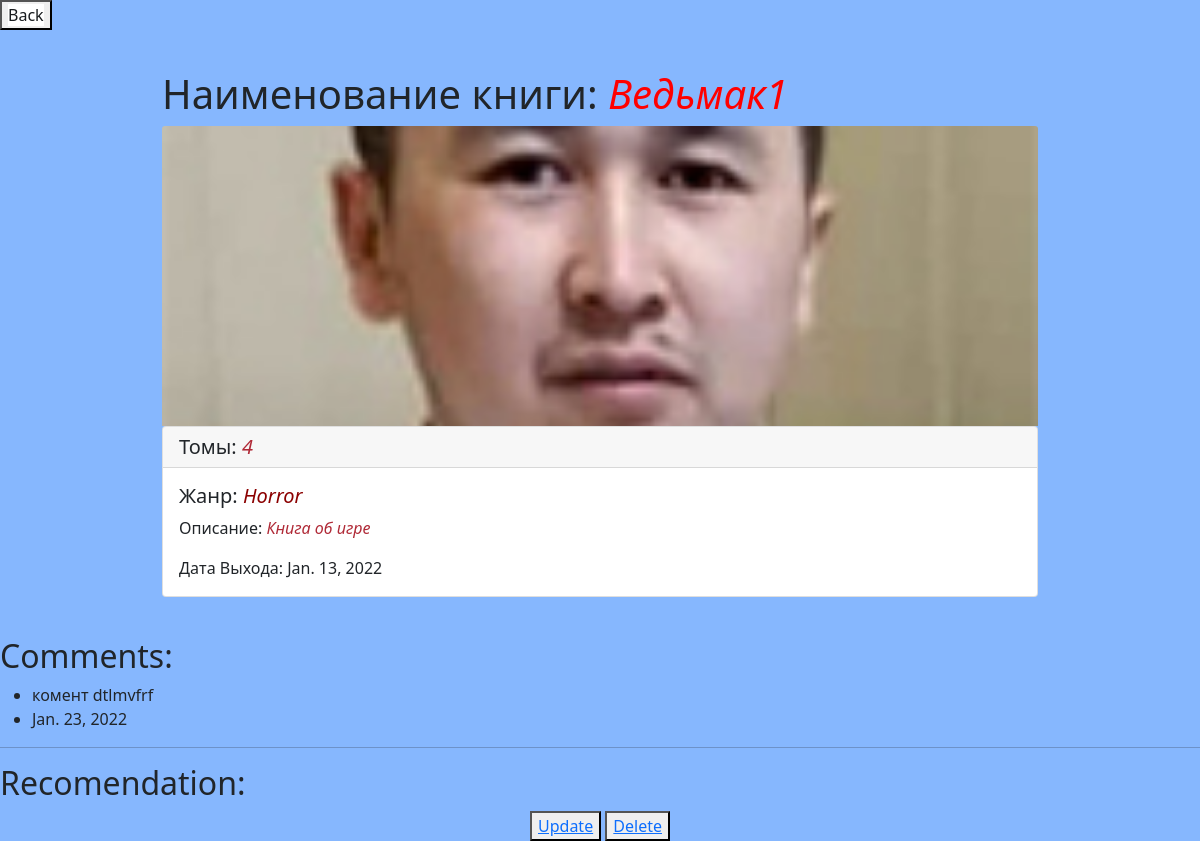
The app's page /book_lib/2/, older data.
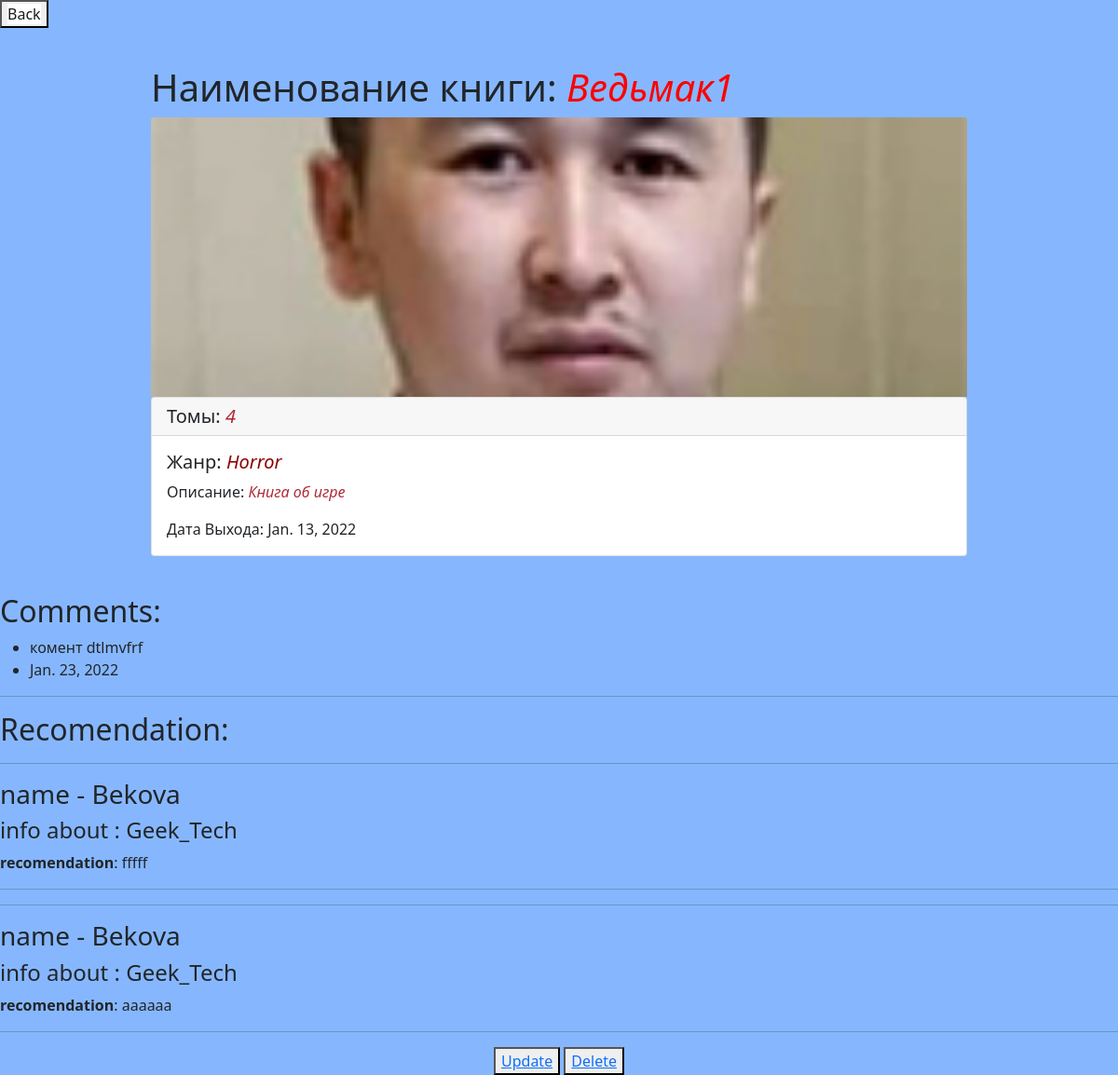
The same page, newer data.
### library/models.py (models this page shows, shortened)
class Book_libComent(models.Model):
    books = models.ForeignKey(BookCategory,on_delete=models.CASCADE,
                              related_name='book_lib_comment')
    text = models.TextField()
    created_date = models.DateField(auto_now_add=True)

class ExpertRecomendation(models.Model):
    book_recomendation = models.TextField()
    expert_selection = models.ForeignKey(Expert, on_delete=models.CASCADE)
    book_selection = models.ForeignKey(BookCategory, on_delete=models.CASCADE, related_name='books')

class Expert(models.Model):
    name = models.CharField(max_length=100)
    activity = models.CharField(max_length=100)
    info_exp = models.TextField()

### library/views.py (the view)
# urls.py: path('book_lib/<int:id>/', views.BookDetailView.as_view(),name='book_info'),
class BookDetailView(generic.DetailView):
    template_name = 'book_info.html'
    def get_object(self, **kwargs):
        book_id = self.kwargs.get("id")
        return get_object_or_404(models.BookCategory, id = book_id)

### templates/book_info.html (shortened to what this page needs)
{% load static %}
<!DOCTYPE html>
<html lang="en">
<head>
    <link rel="stylesheet" href="{% static 'css/bootstrap.css/' %}" />
</head>
<body>
<button class="ddd"><a href="/books_lib/" class="btn-primary" style="text-decoration: none; color: #191c1f;
 background-color: white" >Back</a></button>
<div class="container c_v">
    <h1>Наименование книги: <i style="color: red">{{ object.title }}</i></h1>
  <img src="{{ object.image.url }}" class="card-img-top c_v_a" alt="...">
    <div class="card">
        <h5 class="card-header">Томы: <i style="color: #b02a37">{{ object.tom }}</i></h5>
  <div class="card-body">
      <h5 class="card-title">Жанр: <i style="color:darkred;">{{ object.genre }}</i></h5>
      <p class="card-text">Описание: <i style="color: #b02a37">{{ object.descrip }}</i></p>
    <p class="card-text">Дата Выхода: {{ object.date_write }}</p>
  </div>
</div>
</div>
<div>
    <h2>Comments:</h2>
    <ul>
        {% for i in object.book_lib_comment.all %}
            <li>
            {{ i.text }}
            </li>
            <li>
            {{ i.created_date }}
            </li>
        {% endfor %}
    </ul>
    <hr>
</div>
        <h2>Recomendation: </h2>
        {% for i in object.books.all %}
                        <hr>
            <h3>name - {{ i.expert_selection.name }}</h3>
            <h4>info about {{ i.name }}: {{ i.expert_selection.info_exp }}</h4>
            <p><b>recomendation</b>: {{ i.book_recomendation }}</p>
            <hr>
        {% endfor %}
<center>
<button type="button"><a href="/book_lib/{{ object.id }}/update/">Update</a></button>
<button type="button"><a href="/book_lib/{{ object.id }}/delete/">Delete</a></button>
</center>
</body>
</html>

Row changes from the older to the newer data that the page shows:
added ExpertRecomendation: expert_selection.name "Bekova", expert_selection.info_exp "Geek_Tech", book_recomendation "fffff"
added ExpertRecomendation: expert_selection.name "Bekova", expert_selection.info_exp "Geek_Tech", book_recomendation "aaaaaa"
